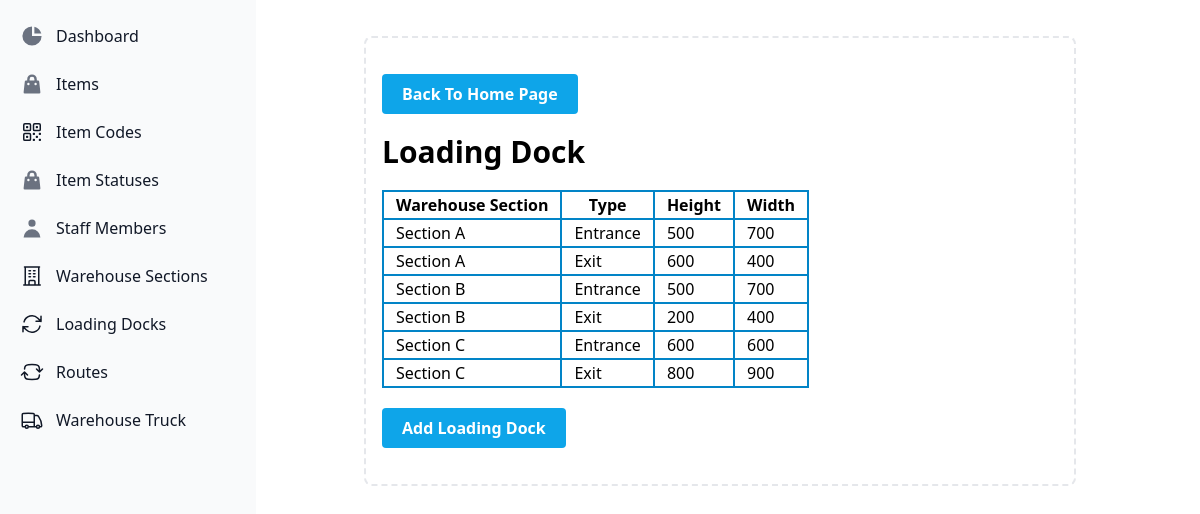
/pages/loading_dock.php, run on the app's committed database.
### tables this page shows
CREATE TABLE LoadingDock (
    id int NOT NULL AUTO_INCREMENT,
    warehouseSectionId int,
    type varchar(255),
    height int,
    width int,
    PRIMARY KEY (id),
    FOREIGN KEY (warehouseSectionId) REFERENCES WarehouseSection(id)
);

CREATE TABLE WarehouseSection (
    id int NOT NULL AUTO_INCREMENT,
    name varchar(255),
    supervisorId int,
    description varchar(255),
    PRIMARY KEY (id),
    FOREIGN KEY (supervisorId) REFERENCES Staff(id)
);

### pages/loading_dock.php (called while the page is built, shortened)
<?php
include('../layout.php');

### components/loading_dock_table.php (the view)
<?php
$query = "SELECT * FROM loadingDock d, warehouseSection w
where w.id = d.warehouseSectionId;";
$results = $conn->query($query);
echo "<table class='my-5 border-collapse table-auto border-spacing-2 border border-slate-500'>";
echo "<tr>";
echo "<th class='px-3 border-sky-600 border-2 rounded'>Warehouse Section</th>";
echo "<th class='px-3 border-sky-600 border-2 rounded'>Type</th>";
echo "<th class='px-3 border-sky-600 border-2 rounded'>Height</th>";
echo "<th class='px-3 border-sky-600 border-2 rounded'>Width</th>";
echo "</tr>";
while ($row = $results->fetch_assoc()) {
    echo "<tr>";
    echo "<td class='px-3 border-sky-600 border-2 rounded'>" . $row['name'] . "</td>";
    echo "<td class='px-3 border-sky-600 border-2 rounded'>" . $row['type'] . "</td>";
    echo "<td class='px-3 border-sky-600 border-2 rounded'>" . $row['height'] . "</td>";
    echo "<td class='px-3 border-sky-600 border-2 rounded'>" . $row['width'] . "</td>";
    echo "</tr>";
}
echo "</table>";
?>

### data on the page
loadingdock: warehouseSectionId.name "Section A", type "Entrance", height "500", width "700"
loadingdock: warehouseSectionId.name "Section A", type "Exit", height "600", width "400"
loadingdock: warehouseSectionId.name "Section B", type "Entrance", height "500", width "700"
loadingdock: warehouseSectionId.name "Section B", type "Exit", height "200", width "400"
loadingdock: warehouseSectionId.name "Section C", type "Entrance", height "600", width "600"
loadingdock: warehouseSectionId.name "Section C", type "Exit", height "800", width "900"
